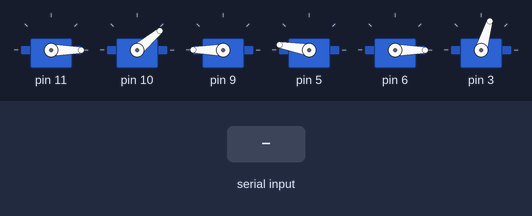
Bench run of a sketch on a simulated Arduino Uno, built with avr-gcc and run on an emulated ATmega328P. Shown: 6 × servo. The inputs (shaded band) are chosen by the test bench. What the sketch prints to the serial monitor is not drawn.

Above: at 0.1 s.
At 6.4 s:
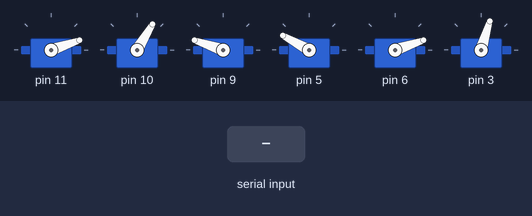
At 9.0 s:
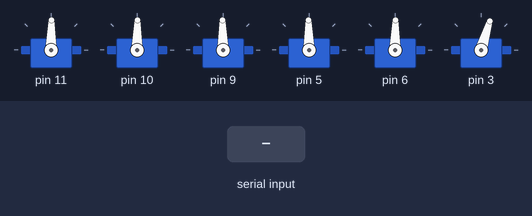
9.1 s: "90,45\n" received over Serial
Timing chart, 0 to 12.1 s (numbered marks = the images above; inputs shaded):
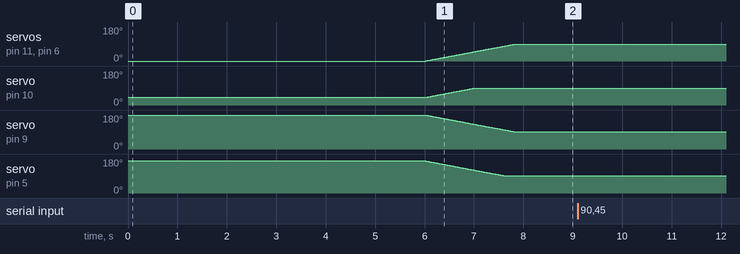

Measured:
- after the input at 9.1 s, every drawn part: stays the same

The sketch:

arm-controller.ino
```cpp
/*
  arm-controller.ino

  controller software for interfacing with the Braccio arm via
   a keyboard CLI connnected over serial and running on Linux

 Created on 18 Nov 2015
 by Joshua VonFricken
 */

#include <Braccio.h>
#include <Servo.h>

Servo base;
Servo shoulder;
Servo elbow;
Servo wrist_rot;
Servo wrist_ver;
Servo gripper;

int targetBase = 90;
int targetShoulder = 90;
int targetElbow = 90;
int targetWristVert = 90;
int targetWristRot = 90;
int targetGripper = 73;

void setup() {
  Serial.begin(9600);
  Braccio.begin();

  Braccio.ServoMovement(20, targetBase, targetShoulder, targetElbow,
                        targetWristVert, targetWristRot, targetGripper);
}

void loop() {
  /*
   Step Delay: a milliseconds delay between the movement of each servo.  Allowed
   values from 10 to 30 msec. M1=base degrees. Allowed values from 0 to 180
   degrees M2=shoulder degrees. Allowed values from 15 to 165 degrees M3=elbow
   degrees. Allowed values from 0 to 180 degrees M4=wrist vertical degrees.
   Allowed values from 0 to 180 degrees M5=wrist rotation degrees. Allowed
   values from 0 to 180 degrees M6=gripper degrees. Allowed values from 10 to 73
   degrees. 10: the toungue is open, 73: the gripper is closed.
  */

  while (Serial.available() > 0) {
    int motor = Serial.read();
    int amount = Serial.parseInt();

    if (amount < 0 || amount > 180) {
      continue;
    }

    switch (motor) {
      case 66:  // B
        targetBase = amount;
        break;
      case 83:  // S
        targetShoulder = amount;
        break;
      case 69:  // E
        targetElbow = amount;
        break;
      case 86:  // V
        targetWristVert = amount;
        break;
      case 82:  // R
        targetWristRot = amount;
        break;
      case 71:  // G
        targetGripper = amount;
        break;
      default:
        Serial.println(0);
    }

    Braccio.ServoMovement(20, targetBase, targetShoulder, targetElbow,
                          targetWristVert, targetWristRot, targetGripper);
    Serial.println(1);

    while (Serial.available()) Serial.read();
  }
}
```
